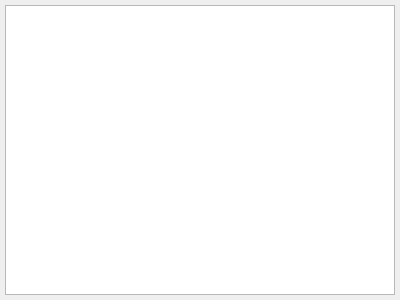
<ui version="4.0" >
 <class>mdi_SysLog</class>
 <widget class="QDialog" name="mdi_SysLog" >
  <property name="geometry" >
   <rect>
    <x>0</x>
    <y>0</y>
    <width>400</width>
    <height>300</height>
   </rect>
  </property>
  <property name="windowTitle" >
   <string>SystemLog</string>
  </property>
  <layout class="QGridLayout" >
   <property name="leftMargin" >
    <number>5</number>
   </property>
   <property name="topMargin" >
    <number>5</number>
   </property>
   <property name="rightMargin" >
    <number>5</number>
   </property>
   <property name="bottomMargin" >
    <number>5</number>
   </property>
   <property name="horizontalSpacing" >
    <number>3</number>
   </property>
   <property name="verticalSpacing" >
    <number>3</number>
   </property>
   <item row="0" column="0" >
    <widget class="QTextEdit" name="textEdit" >
     <property name="font" >
      <font>
       <pointsize>12</pointsize>
      </font>
     </property>
     <property name="horizontalScrollBarPolicy" >
      <enum>Qt::ScrollBarAlwaysOff</enum>
     </property>
     <property name="documentTitle" >
      <string>StilDC++ Log</string>
     </property>
     <property name="readOnly" >
      <bool>true</bool>
     </property>
    </widget>
   </item>
  </layout>
 </widget>
 <resources/>
 <connections/>
</ui>
